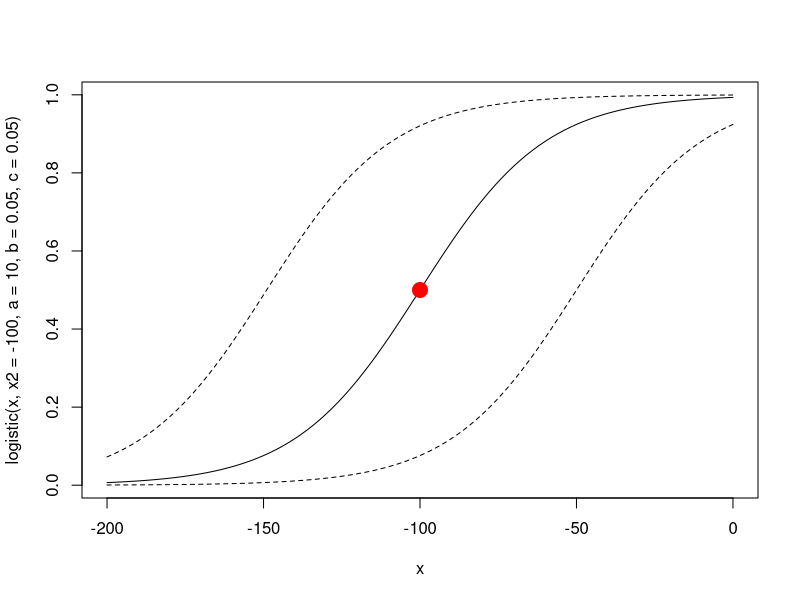
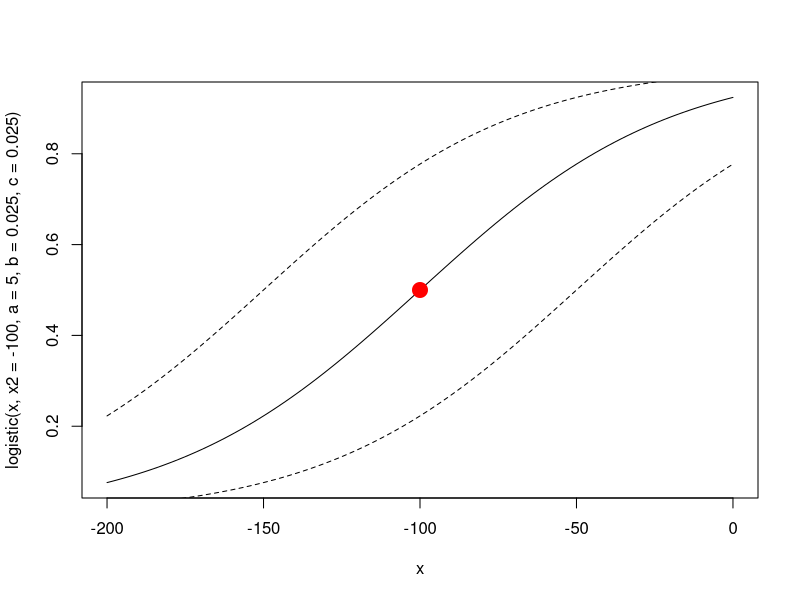
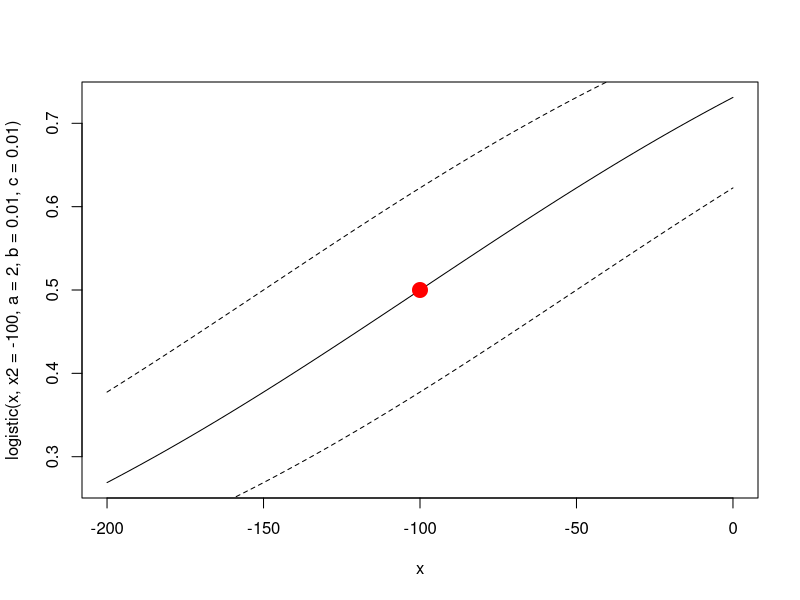
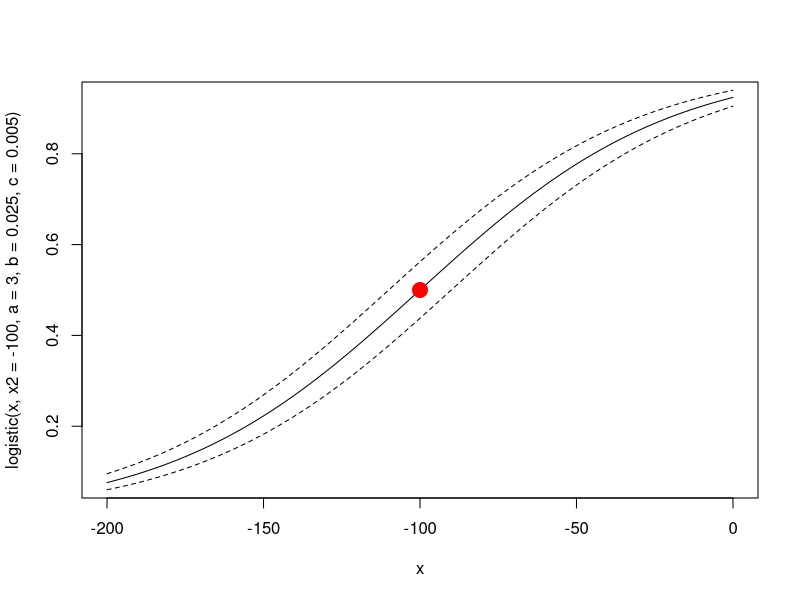
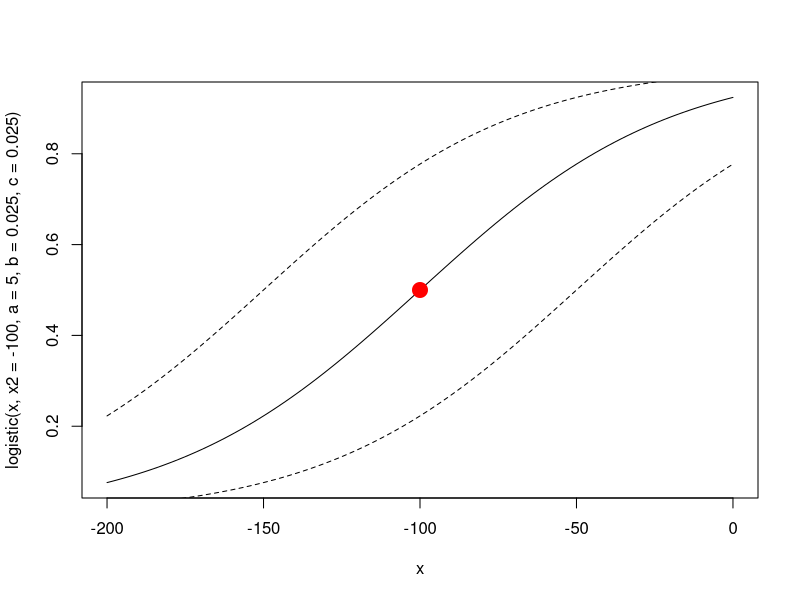
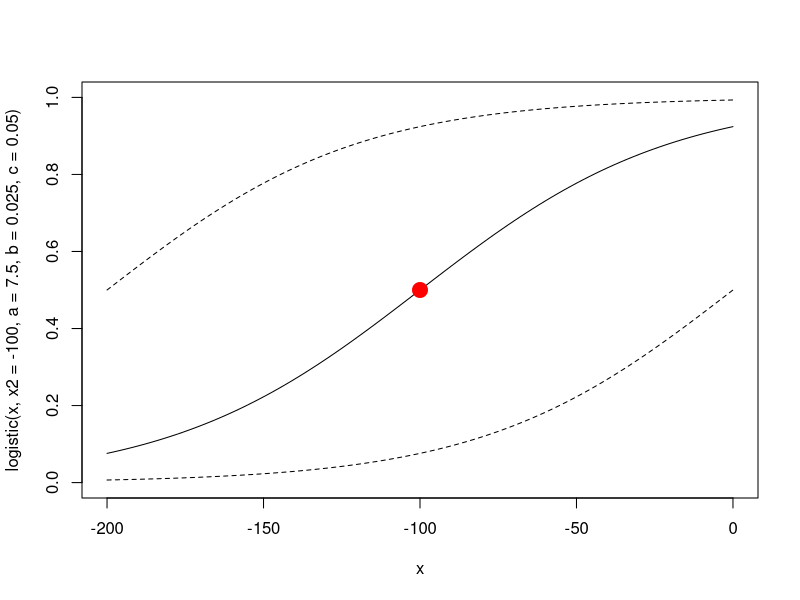
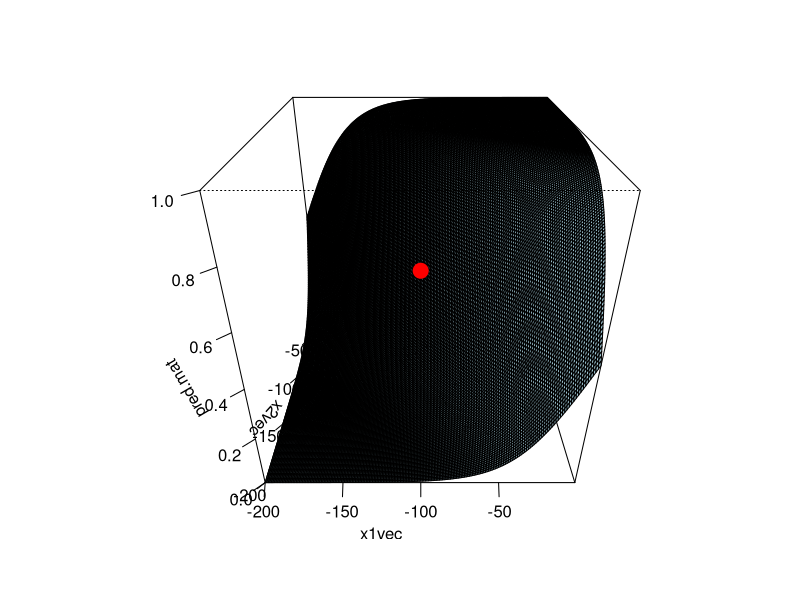
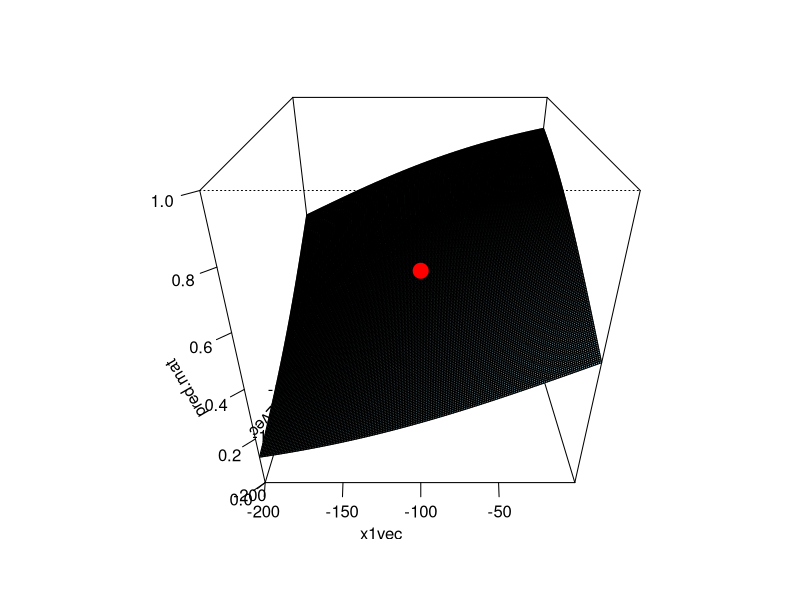

Generate these figures, in order, with R:
##########################################################
#Two predictors -- 2d plots

logistic<-function(x,x2,a,b,c){
  exp(a+(b*x)+(c*x2))/(1 + (exp(a+(b*x)+(c*x2))))
}

#strong x1 and x2
curve(logistic(x,x2=-100,a=10,b=0.05,c=0.05),-200,0)
points(-100,0.5,col='red',cex=2,pch=19)
curve(logistic(x,x2=-150,a=10,b=0.05,c=0.05),-200,0,add=TRUE,lty=2)
curve(logistic(x,x2=-50,a=10,b=0.05,c=0.051),-200,0,add=TRUE,lty=2)

#mod x1 and x2
curve(logistic(x,x2=-100,a=5,b=0.025,c=0.025),-200,0)
points(-100,0.5,col='red',cex=2,pch=19)
curve(logistic(x,x2=-150,a=5,b=0.025,c=0.025),-200,0,add=TRUE,lty=2)
curve(logistic(x,x2=-50,a=5,b=0.025,c=0.025),-200,0,add=TRUE,lty=2)

#weak x1 and x2
curve(logistic(x,x2=-100,a=2,b=0.01,c=0.01),-200,0)
points(-100,0.5,col='red',cex=2,pch=19)
curve(logistic(x,x2=-150,a=2,b=0.01,c=0.01),-200,0,add=TRUE,lty=2)
curve(logistic(x,x2=-50,a=2,b=0.01,c=0.01),-200,0,add=TRUE,lty=2)

#### Mod X1|Vary X2
#mod x1 and weak x2
curve(logistic(x,x2=-100,a=3,b=0.025,c=0.005),-200,0)
points(-100,0.5,col='red',cex=2,pch=19)
curve(logistic(x,x2=-150,a=3,b=0.025,c=0.005),-200,0,add=TRUE,lty=2)
curve(logistic(x,x2=-50,a=3,b=0.025,c=0.005),-200,0,add=TRUE,lty=2)

#mod x1 and mod x2
curve(logistic(x,x2=-100,a=5,b=0.025,c=0.025),-200,0)
points(-100,0.5,col='red',cex=2,pch=19)
curve(logistic(x,x2=-150,a=5,b=0.025,c=0.025),-200,0,add=TRUE,lty=2)
curve(logistic(x,x2=-50,a=5,b=0.025,c=0.025),-200,0,add=TRUE,lty=2)

#mod x1 and strong x2
curve(logistic(x,x2=-100,a=7.5,b=0.025,c=0.05),-200,0,ylim=c(0,1))
points(-100,0.5,col='red',cex=2,pch=19)
curve(logistic(x,x2=-150,a=7.5,b=0.025,c=0.05),-200,0,add=TRUE,lty=2)
curve(logistic(x,x2=-50,a=7.5,b=0.025,c=0.05),-200,0,add=TRUE,lty=2)

##########################################################33
#two predictors -- 3d plots

logistic<-function(x1,x2,a,b,c){
  exp(a+ b*x1 + c*x2)/(1 + (exp(a+ b*x1 + c*x2)))
}

logit.surf<-function(a,b,c){
  pred.mat<-matrix(NA,nrow=200,ncol=200)
  x1vec<-seq(-200,-1)
  x2vec<-seq(-200,-1)
  for(i in 1:200){
    for(j in 1:200){
      pred.mat[i,j]<-logistic(x1vec[i],x2vec[j],a=a,b=b,c=c) 
      }
    }
  res<-persp(x=x1vec,y=x2vec,pred.mat,ticktype='detailed',phi=30,
        col='lightblue',shade=.1,zlim=c(0,1))   
  points(trans3d(-100,-100,0.5,pmat=res),col='red',cex=2,pch=19)
  }

#strong x1 and x2
logit.surf(a=10,b=0.05,c=0.05)

#weak x1 and x2
logit.surf(a=2,b=0.01,c=0.01)

#### Mod X1|Vary X2
#mod x1 and weak x2
logit.surf(a=3,b=0.025,c=0.005)

#mod x1 and x2
logit.surf(a=5,b=0.025,c=0.025)

#mod x1 and strong x2
logit.surf(a=7.5,b=0.025,c=0.05)


